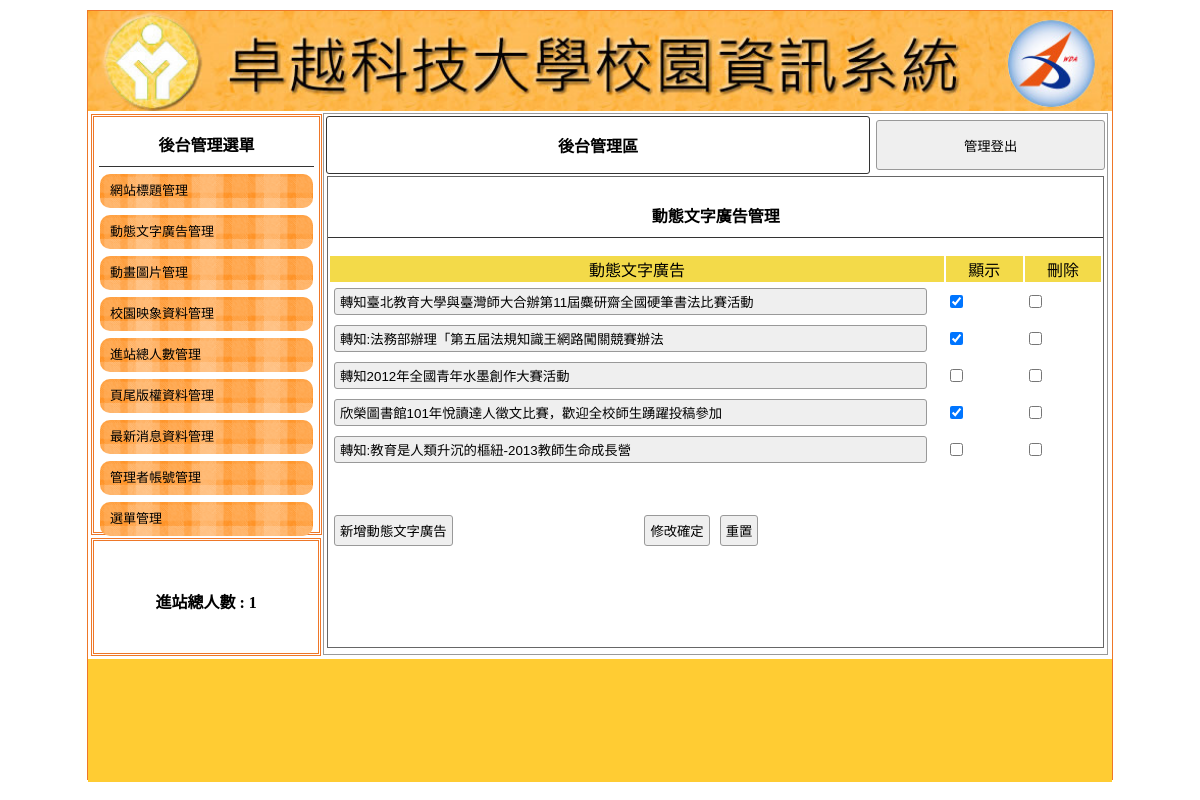
/back.php?do=ad, run on the app's committed database.
### tables this page shows
CREATE TABLE `title` (
  `id` int(10) UNSIGNED NOT NULL,
  `text` text NOT NULL,
  `img` text NOT NULL,
  `sh` int(1) UNSIGNED NOT NULL
);

CREATE TABLE `ad` (
  `id` int(10) UNSIGNED NOT NULL,
  `text` text NOT NULL,
  `sh` int(1) UNSIGNED NOT NULL
);

### api/db.php (called while the page is built, shortened)
<?php
class DB
{
    protected $dsn = "mysql:host=localhost;charset=utf8;dbname=db11";
    protected $pdo;
    protected $table;
    function __construct($table)
    {
        $this->table = $table;
        $this->pdo = new PDO($this->dsn, 'root', '');
    }
    function all(...$arg)
    {
        $sql = " SELECT * FROM `$this->table` ";
        return $this->pdo->query($sql)->fetchAll(PDO::FETCH_ASSOC);
    }
    function find($id)
    {
        $sql = " SELECT * FROM `$this->table` ";
        if (is_array($id)) {
            $where = $this->array2sql($id);
            $sql .= " WHERE " . join(" AND ", $where);
        } else {
            $sql .= " WHERE `id`='$id' ";
        }
        return $this->pdo->query($sql)->fetch(PDO::FETCH_ASSOC);
    }
    private function array2sql($array){
        $tmp=[];
        foreach($array as $key => $value){
            $tmp[]="`$key`='$value'";
        }
        return $tmp;
    }
}
$Title=new DB('title');
$Ad=new DB('ad');

### back/ad.php (the view)
<div style="width:99%; height:87%; margin:auto; overflow:auto; border:#666 1px solid;">
    <p class="t cent botli">動態文字廣告管理</p>
    <form method="post" target="" action="./api/edit.php?table=<?= $do; ?>">
        <table width="100%">
            <tbody>
                <tr class="yel">
                    <td width="80%">動態文字廣告</td>
                    <td width="10%">顯示</td>
                    <td width="10%">刪除</td>
                </tr>
                <?php
                $rows = $Ad->all();
                foreach ($rows as $row):
                ?>
                <tr>
                    <td width="80%">
                        <input type="text" name="text[<?= $row['id']; ?>]" value="<?= $row['text']; ?>" style="width: 95%">
                    </td>
                    <td width="10%">
                        <input type="checkbox" name="sh[]" value="<?= $row['id']; ?>" <?= ($row['sh'] == 1) ? "checked" : ""; ?>>
                    </td>
                    <td width="10%">
                        <input type="checkbox" name="del[]" value="<?= $row['id']; ?>">
                    </td>
                </tr>
                <?php
                endforeach;
                ?>
            </tbody>
        </table>
        <table style="margin-top:40px; width:70%;">
            <tbody>
                <tr>
                    <td width="200px">
                        <input type="button" onclick="op('#cover','#cvr','./modal/<?= $do; ?>.php?table=<?= $do; ?>')" value="新增動態文字廣告">
                    </td>
                    <td class="cent">
                        <input type="submit" value="修改確定">
                        <input type="reset" value="重置">
                    </td>
                </tr>
            </tbody>
        </table>
    </form>
</div>

### back.php (shortened to what this page needs)
<?php
include_once "./api/db.php";
?>
<!DOCTYPE html PUBLIC "-//W3C//DTD XHTML 1.0 Transitional//EN" "http://www.w3.org/TR/xhtml1/DTD/xhtml1-transitional.dtd">
<html xmlns="http://www.w3.org/1999/xhtml">
<head>
	<link href="./css/css.css" rel="stylesheet" type="text/css">
</head>
<body>
	<div id="main">
		<?php
		$title=$Title->find(['sh'=>1]);
		?>
		<a title="<?= $title['text']; ?>" href="index.php">
			<div class="ti" style="background:url('upload/<?= $title['img']; ?>'); background-size:cover;"></div>
		</a>
		<div id="ms">
			<div id="lf" style="float:left;">
				<div id="menuput" class="dbor">
					<span class="t botli">後台管理選單</span>
					<a style="color:#000; font-size:13px; text-decoration:none;" href="?do=title">
						<div class="mainmu">
							網站標題管理 </div>
					</a>
					<a style="color:#000; font-size:13px; text-decoration:none;" href="?do=ad">
						<div class="mainmu">
							動態文字廣告管理 </div>
					</a>
					<a style="color:#000; font-size:13px; text-decoration:none;" href="?do=mvim">
						<div class="mainmu">
							動畫圖片管理 </div>
					</a>
					<a style="color:#000; font-size:13px; text-decoration:none;" href="?do=image">
						<div class="mainmu">
							校園映象資料管理 </div>
					</a>
					<a style="color:#000; font-size:13px; text-decoration:none;" href="?do=total">
						<div class="mainmu">
							進站總人數管理 </div>
					</a>
					<a style="color:#000; font-size:13px; text-decoration:none;" href="?do=bottom">
						<div class="mainmu">
							頁尾版權資料管理 </div>
					</a>
					<a style="color:#000; font-size:13px; text-decoration:none;" href="?do=news">
						<div class="mainmu">
							最新消息資料管理 </div>
					</a>
					<a style="color:#000; font-size:13px; text-decoration:none;" href="?do=admin">
						<div class="mainmu">
							管理者帳號管理 </div>
					</a>
					<a style="color:#000; font-size:13px; text-decoration:none;" href="?do=menu">
						<div class="mainmu">
							選單管理 </div>
					</a>
				</div>
				<div class="dbor" style="margin:3px; width:95%; height:20%; line-height:100px;">
					<span class="t">進站總人數 :
						1 </span>
				</div>
			</div>
			<div class="di" style="height:540px; border:#999 1px solid; width:76.5%; margin:2px 0px 0px 0px; float:left; position:relative; left:20px;">
				<table width="100%">
					<tbody>
						<tr>
							<td style="width:70%;font-weight:800; border:#333 1px solid; border-radius:3px;" class="cent"><a href="?do=admin" style="color:#000; text-decoration:none;">後台管理區</a></td>
							<td><button onclick="location.href='./api/logout.php'" style="width:99%; margin-right:2px; height:50px;">管理登出</button></td>
						</tr>
					</tbody>
				</table>
				<?php
				$do = $_GET['do'] ?? 'title';
				$file = "./back/" . $do . ".php";
				if (file_exists($file)) {
					include $file;
				} else {
					include "./back/title.php";
				}
				?>
			</div>
		</div>
		<div style="width:1024px; left:0px; position:relative; background:#FC3; margin-top:4px; height:123px; display:block;">
			<span class="t" style="line-height:123px;"></span>
		</div>
	</div>
</body>
</html>

### css/css.css (style rules this page uses)
body { padding: 0px; margin: 0px; }
#main { width: 1024px; height: 768px; margin: 10px auto 10px auto; border: #EE7728 1px solid; position: relative; }
.ti { width: 100%; height: 100px; position: relative; background-size: cover; background-repeat: no-repeat; }
.dbor { border: #EE7728 double 3px; margin: 1px; padding: 2px 10px 2px 10px; }
.t { font-weight: 800; display: block; text-align: center; padding: 10px 1px 10px 1px; }
.botli { border-bottom: #333 1px solid; }
.mainmu { position: relative; border-radius: 10px; background: url(../icon/menu.fw.png) center no-repeat; background-size: cover; line-height: 30px; padding: 2px 10px 2px 10px; margin: 7px 1px 7px 1px; }
#lf { height: 540px; width: 21%; display: inline-block; }
#menuput { width: 100%; height: 75%; position: relative; padding: 5px; display: block; margin: 3px; }
.di { display: inline-block; }
.cent { text-align: center; }
input, button { border: #999 1px solid; border-radius: 3px; background: #EFEFEF; padding: 5px; margin: 3px; }
input[type=text], input[type=password] { width: 150px; }
.yel td { background: #F3DA49; text-align: center; }

### data on the page
title: img (picture)
ad: text "轉知臺北教育大學與臺灣師大合辦第11屆麋研齋全國硬筆書法比賽活動", sh "☑"
ad: text "轉知:法務部辦理「第五屆法規知識王網路闖關競賽辦法", sh "☑"
ad: text "轉知2012年全國青年水墨創作大賽活動"
ad: text "欣榮圖書館101年悅讀達人徵文比賽，歡迎全校師生踴躍投稿參加", sh "☑"
ad: text "轉知:教育是人類升沉的樞紐-2013教師生命成長營"
